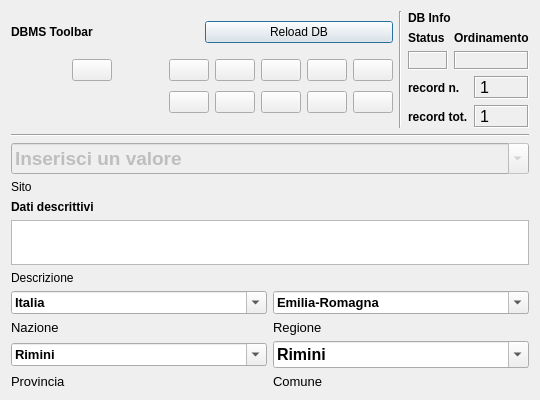
<?xml version="1.0" encoding="UTF-8"?>
<ui version="4.0">
 <class>Dialog</class>
 <widget class="QDialog" name="Dialog">
  <property name="geometry">
   <rect>
    <x>0</x>
    <y>0</y>
    <width>540</width>
    <height>400</height>
   </rect>
  </property>
  <property name="minimumSize">
   <size>
    <width>540</width>
    <height>400</height>
   </size>
  </property>
  <property name="windowTitle">
   <string>pyArchInit Gestione Scavi - Scheda Sito</string>
  </property>
  <property name="windowIcon">
   <iconset resource="resources.qrc">
    <normaloff>:/images/iconSite.png</normaloff>:/images/iconSite.png</iconset>
  </property>
  <layout class="QGridLayout" name="gridLayout_7">
   <item row="0" column="0">
    <layout class="QVBoxLayout" name="verticalLayout_2">
     <item>
      <layout class="QHBoxLayout" name="horizontalLayout">
       <item>
        <layout class="QGridLayout" name="gridLayout_2">
         <item row="0" column="0">
          <widget class="QLabel" name="label_29">
           <property name="font">
            <font>
             <weight>75</weight>
             <bold>true</bold>
            </font>
           </property>
           <property name="text">
            <string>DBMS Toolbar</string>
           </property>
          </widget>
         </item>
         <item row="0" column="1">
          <widget class="QPushButton" name="pushButton_connect">
           <property name="text">
            <string>Reload DB</string>
           </property>
          </widget>
         </item>
         <item row="1" column="0" colspan="2">
          <layout class="QGridLayout" name="gridLayout">
           <item row="0" column="6">
            <widget class="QPushButton" name="pushButton_next_rec">
             <property name="toolTip">
              <string>Next rec</string>
             </property>
             <property name="text">
              <string/>
             </property>
             <property name="icon">
              <iconset resource="resources.qrc">
               <normaloff>:/images/6_rightArrow.png</normaloff>:/images/6_rightArrow.png</iconset>
             </property>
            </widget>
           </item>
           <item row="0" column="7">
            <widget class="QPushButton" name="pushButton_last_rec">
             <property name="toolTip">
              <string>Last rec</string>
             </property>
             <property name="text">
              <string/>
             </property>
             <property name="icon">
              <iconset resource="resources.qrc">
               <normaloff>:/images/7_rightArrows.png</normaloff>:/images/7_rightArrows.png</iconset>
             </property>
            </widget>
           </item>
           <item row="0" column="8">
            <widget class="QPushButton" name="pushButton_new_rec">
             <property name="font">
              <font>
               <pointsize>9</pointsize>
              </font>
             </property>
             <property name="toolTip">
              <string>New record</string>
             </property>
             <property name="text">
              <string/>
             </property>
             <property name="icon">
              <iconset resource="resources.qrc">
               <normaloff>:/images/newrec.png</normaloff>:/images/newrec.png</iconset>
             </property>
            </widget>
           </item>
           <item row="0" column="9">
            <widget class="QPushButton" name="pushButton_save">
             <property name="font">
              <font>
               <pointsize>9</pointsize>
              </font>
             </property>
             <property name="toolTip">
              <string>Save</string>
             </property>
             <property name="text">
              <string/>
             </property>
             <property name="icon">
              <iconset resource="resources.qrc">
               <normaloff>:/images/b_save.png</normaloff>:/images/b_save.png</iconset>
             </property>
             <property name="autoDefault">
              <bool>false</bool>
             </property>
            </widget>
           </item>
           <item row="1" column="2">
            <spacer name="horizontalSpacer">
             <property name="orientation">
              <enum>Qt::Horizontal</enum>
             </property>
             <property name="sizeHint" stdset="0">
              <size>
               <width>70</width>
               <height>30</height>
              </size>
             </property>
            </spacer>
           </item>
           <item row="1" column="6">
            <widget class="QPushButton" name="pushButton_new_search">
             <property name="font">
              <font>
               <pointsize>9</pointsize>
              </font>
             </property>
             <property name="toolTip">
              <string>new search</string>
             </property>
             <property name="text">
              <string/>
             </property>
             <property name="icon">
              <iconset resource="resources.qrc">
               <normaloff>:/images/new_search.png</normaloff>:/images/new_search.png</iconset>
             </property>
            </widget>
           </item>
           <item row="1" column="7">
            <widget class="QPushButton" name="pushButton_search_go">
             <property name="font">
              <font>
               <pointsize>9</pointsize>
              </font>
             </property>
             <property name="toolTip">
              <string>search !!!</string>
             </property>
             <property name="text">
              <string/>
             </property>
             <property name="icon">
              <iconset resource="resources.qrc">
               <normaloff>:/images/search.png</normaloff>:/images/search.png</iconset>
             </property>
            </widget>
           </item>
           <item row="1" column="8">
            <widget class="QPushButton" name="pushButton_sort">
             <property name="font">
              <font>
               <pointsize>9</pointsize>
              </font>
             </property>
             <property name="toolTip">
              <string>Order by</string>
             </property>
             <property name="text">
              <string/>
             </property>
             <property name="icon">
              <iconset resource="resources.qrc">
               <normaloff>:/images/sort.png</normaloff>:/images/sort.png</iconset>
             </property>
            </widget>
           </item>
           <item row="1" column="9">
            <widget class="QPushButton" name="pushButton_view_all">
             <property name="font">
              <font>
               <pointsize>9</pointsize>
              </font>
             </property>
             <property name="toolTip">
              <string>View alls records</string>
             </property>
             <property name="text">
              <string/>
             </property>
             <property name="icon">
              <iconset resource="resources.qrc">
               <normaloff>:/images/view_all.png</normaloff>:/images/view_all.png</iconset>
             </property>
            </widget>
           </item>
           <item row="0" column="4">
            <spacer name="horizontalSpacer_2">
             <property name="orientation">
              <enum>Qt::Horizontal</enum>
             </property>
             <property name="sizeHint" stdset="0">
              <size>
               <width>60</width>
               <height>20</height>
              </size>
             </property>
            </spacer>
           </item>
           <item row="0" column="5">
            <widget class="QPushButton" name="pushButton_prev_rec">
             <property name="toolTip">
              <string>Prev rec</string>
             </property>
             <property name="text">
              <string/>
             </property>
             <property name="icon">
              <iconset resource="resources.qrc">
               <normaloff>:/images/4_leftArrow.png</normaloff>:/images/4_leftArrow.png</iconset>
             </property>
            </widget>
           </item>
           <item row="0" column="3">
            <widget class="QPushButton" name="pushButton_first_rec">
             <property name="toolTip">
              <string>First rec</string>
             </property>
             <property name="text">
              <string/>
             </property>
             <property name="icon">
              <iconset resource="resources.qrc">
               <normaloff>:/images/5_leftArrows.png</normaloff>:/images/5_leftArrows.png</iconset>
             </property>
            </widget>
           </item>
           <item row="1" column="5">
            <widget class="QPushButton" name="pushButton_delete">
             <property name="font">
              <font>
               <pointsize>9</pointsize>
              </font>
             </property>
             <property name="toolTip">
              <string>Delete record</string>
             </property>
             <property name="text">
              <string/>
             </property>
             <property name="icon">
              <iconset resource="resources.qrc">
               <normaloff>:/images/delete.png</normaloff>:/images/delete.png</iconset>
             </property>
            </widget>
           </item>
          </layout>
         </item>
        </layout>
       </item>
       <item>
        <widget class="Line" name="line_6">
         <property name="orientation">
          <enum>Qt::Vertical</enum>
         </property>
        </widget>
       </item>
       <item>
        <layout class="QGridLayout" name="gridLayout_5">
         <item row="0" column="0">
          <widget class="QLabel" name="label_42">
           <property name="font">
            <font>
             <weight>75</weight>
             <bold>true</bold>
            </font>
           </property>
           <property name="autoFillBackground">
            <bool>true</bool>
           </property>
           <property name="text">
            <string>DB Info</string>
           </property>
          </widget>
         </item>
         <item row="1" column="0">
          <layout class="QGridLayout" name="gridLayout_4">
           <item row="0" column="1">
            <widget class="QLabel" name="label_43">
             <property name="font">
              <font>
               <pointsize>9</pointsize>
               <weight>75</weight>
               <bold>true</bold>
              </font>
             </property>
             <property name="text">
              <string>Ordinamento</string>
             </property>
             <property name="margin">
              <number>0</number>
             </property>
            </widget>
           </item>
           <item row="1" column="0">
            <widget class="QLabel" name="label_status">
             <property name="minimumSize">
              <size>
               <width>40</width>
               <height>0</height>
              </size>
             </property>
             <property name="font">
              <font>
               <pointsize>10</pointsize>
               <weight>75</weight>
               <bold>true</bold>
              </font>
             </property>
             <property name="cursor">
              <cursorShape>ForbiddenCursor</cursorShape>
             </property>
             <property name="mouseTracking">
              <bool>false</bool>
             </property>
             <property name="contextMenuPolicy">
              <enum>Qt::DefaultContextMenu</enum>
             </property>
             <property name="frameShape">
              <enum>QFrame::Box</enum>
             </property>
             <property name="frameShadow">
              <enum>QFrame::Sunken</enum>
             </property>
             <property name="text">
              <string/>
             </property>
             <property name="alignment">
              <set>Qt::AlignCenter</set>
             </property>
             <property name="margin">
              <number>0</number>
             </property>
            </widget>
           </item>
           <item row="1" column="1">
            <widget class="QLabel" name="label_sort">
             <property name="font">
              <font>
               <pointsize>10</pointsize>
               <weight>75</weight>
               <bold>true</bold>
              </font>
             </property>
             <property name="cursor">
              <cursorShape>ForbiddenCursor</cursorShape>
             </property>
             <property name="mouseTracking">
              <bool>false</bool>
             </property>
             <property name="contextMenuPolicy">
              <enum>Qt::DefaultContextMenu</enum>
             </property>
             <property name="frameShape">
              <enum>QFrame::Box</enum>
             </property>
             <property name="frameShadow">
              <enum>QFrame::Sunken</enum>
             </property>
             <property name="text">
              <string/>
             </property>
             <property name="alignment">
              <set>Qt::AlignCenter</set>
             </property>
             <property name="margin">
              <number>0</number>
             </property>
            </widget>
           </item>
           <item row="0" column="0">
            <widget class="QLabel" name="label_34">
             <property name="font">
              <font>
               <pointsize>9</pointsize>
               <weight>75</weight>
               <bold>true</bold>
              </font>
             </property>
             <property name="text">
              <string>Status</string>
             </property>
             <property name="margin">
              <number>0</number>
             </property>
            </widget>
           </item>
          </layout>
         </item>
         <item row="2" column="0">
          <layout class="QGridLayout" name="gridLayout_3">
           <item row="0" column="0">
            <widget class="QLabel" name="label_27">
             <property name="font">
              <font>
               <pointsize>9</pointsize>
               <weight>75</weight>
               <bold>true</bold>
              </font>
             </property>
             <property name="text">
              <string>record n.</string>
             </property>
             <property name="margin">
              <number>0</number>
             </property>
            </widget>
           </item>
           <item row="0" column="1">
            <widget class="QLabel" name="label_rec_corrente">
             <property name="font">
              <font>
               <family>Microsoft Sans Serif</family>
               <pointsize>12</pointsize>
              </font>
             </property>
             <property name="cursor">
              <cursorShape>ForbiddenCursor</cursorShape>
             </property>
             <property name="mouseTracking">
              <bool>false</bool>
             </property>
             <property name="contextMenuPolicy">
              <enum>Qt::DefaultContextMenu</enum>
             </property>
             <property name="frameShape">
              <enum>QFrame::Box</enum>
             </property>
             <property name="frameShadow">
              <enum>QFrame::Sunken</enum>
             </property>
             <property name="text">
              <string>1</string>
             </property>
            </widget>
           </item>
           <item row="1" column="0">
            <widget class="QLabel" name="label_28">
             <property name="font">
              <font>
               <pointsize>9</pointsize>
               <weight>75</weight>
               <bold>true</bold>
              </font>
             </property>
             <property name="text">
              <string>record tot.</string>
             </property>
             <property name="margin">
              <number>0</number>
             </property>
            </widget>
           </item>
           <item row="1" column="1">
            <widget class="QLabel" name="label_rec_tot">
             <property name="font">
              <font>
               <family>Microsoft Sans Serif</family>
               <pointsize>12</pointsize>
              </font>
             </property>
             <property name="cursor">
              <cursorShape>ForbiddenCursor</cursorShape>
             </property>
             <property name="mouseTracking">
              <bool>false</bool>
             </property>
             <property name="contextMenuPolicy">
              <enum>Qt::DefaultContextMenu</enum>
             </property>
             <property name="frameShape">
              <enum>QFrame::Box</enum>
             </property>
             <property name="frameShadow">
              <enum>QFrame::Sunken</enum>
             </property>
             <property name="text">
              <string>1</string>
             </property>
            </widget>
           </item>
          </layout>
         </item>
        </layout>
       </item>
      </layout>
     </item>
     <item>
      <layout class="QVBoxLayout" name="verticalLayout">
       <item>
        <widget class="Line" name="line_8">
         <property name="font">
          <font>
           <weight>75</weight>
           <bold>true</bold>
          </font>
         </property>
         <property name="orientation">
          <enum>Qt::Horizontal</enum>
         </property>
        </widget>
       </item>
       <item>
        <widget class="QComboBox" name="comboBox_sito">
         <property name="enabled">
          <bool>false</bool>
         </property>
         <property name="font">
          <font>
           <pointsize>14</pointsize>
           <weight>75</weight>
           <bold>true</bold>
          </font>
         </property>
         <property name="mouseTracking">
          <bool>true</bool>
         </property>
         <property name="editable">
          <bool>true</bool>
         </property>
         <property name="maxVisibleItems">
          <number>99999</number>
         </property>
         <property name="maxCount">
          <number>2147483647</number>
         </property>
         <item>
          <property name="text">
           <string>Inserisci un valore</string>
          </property>
         </item>
        </widget>
       </item>
       <item>
        <widget class="QLabel" name="label">
         <property name="text">
          <string>Sito</string>
         </property>
        </widget>
       </item>
      </layout>
     </item>
    </layout>
   </item>
   <item row="1" column="0">
    <layout class="QVBoxLayout" name="verticalLayout_3">
     <item>
      <widget class="QLabel" name="label_13">
       <property name="font">
        <font>
         <weight>75</weight>
         <bold>true</bold>
        </font>
       </property>
       <property name="text">
        <string>Dati descrittivi</string>
       </property>
      </widget>
     </item>
     <item>
      <widget class="QTextEdit" name="textEdit_descrizione_site">
       <property name="minimumSize">
        <size>
         <width>0</width>
         <height>20</height>
        </size>
       </property>
       <property name="maximumSize">
        <size>
         <width>16777215</width>
         <height>16000000</height>
        </size>
       </property>
       <property name="font">
        <font>
         <pointsize>10</pointsize>
        </font>
       </property>
      </widget>
     </item>
     <item>
      <widget class="QLabel" name="label_6">
       <property name="text">
        <string>Descrizione </string>
       </property>
      </widget>
     </item>
    </layout>
   </item>
   <item row="2" column="0">
    <layout class="QGridLayout" name="gridLayout_6">
     <item row="0" column="0">
      <widget class="QComboBox" name="comboBox_nazione">
       <property name="font">
        <font>
         <pointsize>10</pointsize>
         <weight>75</weight>
         <bold>true</bold>
        </font>
       </property>
       <property name="editable">
        <bool>true</bool>
       </property>
       <item>
        <property name="text">
         <string>Italia</string>
        </property>
       </item>
      </widget>
     </item>
     <item row="1" column="0">
      <widget class="QLabel" name="label_4">
       <property name="font">
        <font>
         <pointsize>10</pointsize>
        </font>
       </property>
       <property name="text">
        <string>Nazione</string>
       </property>
      </widget>
     </item>
     <item row="0" column="1">
      <widget class="QComboBox" name="comboBox_regione">
       <property name="font">
        <font>
         <pointsize>10</pointsize>
         <weight>75</weight>
         <bold>true</bold>
        </font>
       </property>
       <property name="editable">
        <bool>true</bool>
       </property>
       <item>
        <property name="text">
         <string>Emilia-Romagna</string>
        </property>
       </item>
      </widget>
     </item>
     <item row="2" column="1">
      <widget class="QComboBox" name="comboBox_comune">
       <property name="font">
        <font>
         <pointsize>12</pointsize>
         <weight>75</weight>
         <bold>true</bold>
        </font>
       </property>
       <property name="editable">
        <bool>true</bool>
       </property>
       <item>
        <property name="text">
         <string>Rimini</string>
        </property>
       </item>
      </widget>
     </item>
     <item row="3" column="1">
      <widget class="QLabel" name="label_2">
       <property name="font">
        <font>
         <pointsize>10</pointsize>
        </font>
       </property>
       <property name="text">
        <string>Comune</string>
       </property>
      </widget>
     </item>
     <item row="2" column="0">
      <widget class="QComboBox" name="comboBox_provincia">
       <property name="font">
        <font>
         <pointsize>10</pointsize>
         <weight>75</weight>
         <bold>true</bold>
        </font>
       </property>
       <property name="editable">
        <bool>true</bool>
       </property>
       <item>
        <property name="text">
         <string>Rimini</string>
        </property>
       </item>
      </widget>
     </item>
     <item row="3" column="0">
      <widget class="QLabel" name="label_7">
       <property name="font">
        <font>
         <pointsize>10</pointsize>
        </font>
       </property>
       <property name="text">
        <string>Provincia</string>
       </property>
      </widget>
     </item>
     <item row="1" column="1">
      <widget class="QLabel" name="label_5">
       <property name="font">
        <font>
         <pointsize>10</pointsize>
        </font>
       </property>
       <property name="text">
        <string>Regione</string>
       </property>
      </widget>
     </item>
    </layout>
   </item>
  </layout>
 </widget>
 <resources>
  <include location="resources.qrc"/>
 </resources>
 <connections/>
</ui>
